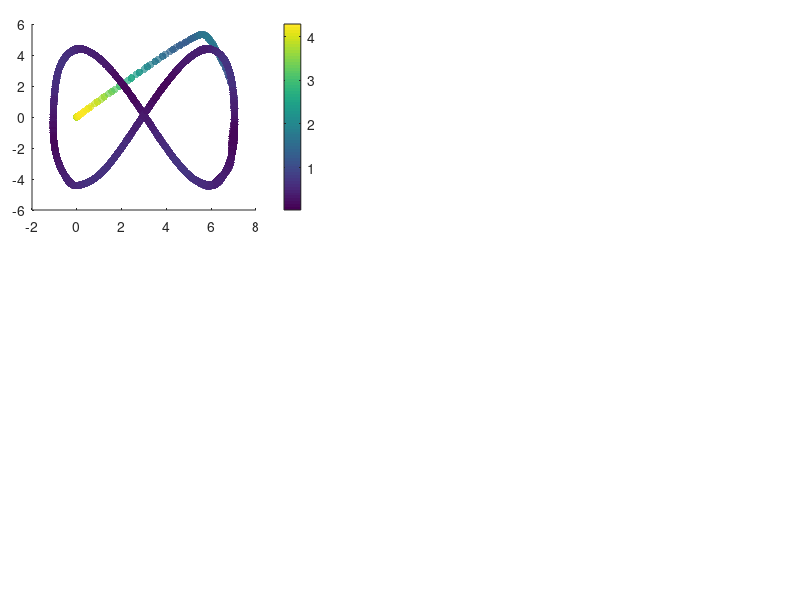

MATLAB code to generate this figure: (Note: this script raises an error after producing the figure.)
%% Code to show the results of the Inverse kinematic controller

% Clean variables
clc, clear all, close all;
 
%% CARGA MIL
load('Com_din_HiL.mat');

% DAtos de estado
h_HiL = x_states(1:4,:);
u_HiL = x_states(5:8,:);
t = t_time;

%%Tarea deseada
hd = ref(1:4,:);
hd_p = ref(5:8,:);

% Action de control dinamica
u = u_input;
uc = uc_input;


% Error definition
for k = 1:length(t)
    error_vector = hd(1:3, k)-h_HiL(1:3, k);
    error_dynamic(k) = norm(error_vector,2);
end

% Figure propert%% Figures
lw = 1; % linewidth 1
lwV = 2; % linewidth 2
fontsizeLabel = 11; %11
fontsizeLegend = 11;
fontsizeTicks = 11;
fontsizeTitel = 11;
sizeX = 1300; % size figure
sizeY = 750; % size figure

% color propreties
c1 = [80, 81, 79]/255;
c2 = [244, 213, 141]/255;
c3 = [242, 95, 92]/255;
c4 = [112, 141, 129]/255;

C18 = [0 0 0];
c5 = [130, 37, 37]/255;
c6 = [205, 167, 37]/255;
c7 = [81, 115, 180]/255;

C1 = [246 170 141]/255;
C2 = [51 187 238]/255;
C3 = [0 153 136]/255;
C4 = [238 119 51]/255;
C5 = [204 51 17]/255;
C6 = [238 51 119]/255;
C7 = [187 187 187]/255;
C8 = [80 80 80]/255;
C9 = [140 140 140]/255;
C10 = [0 128 255]/255;
C11 = [234 52 89]/255;
C12 = [39 124 252]/255;
C13 = [40 122 125]/255;
%C14 = [86 215 219]/255;
C14 = [252 94 158]/255;
C15 = [244 171 39]/255;
C16 = [100 121 162]/255;
C17 = [255 0 0]/255;
%% New color slection

figure('Position', [500 500 sizeX sizeY])
set(gcf, 'Position', [500 500 sizeX sizeY]);
fig1_comps.fig = gcf;

% Figure 1
axes('Position',[0.04 0.65 .35 .31]);
%% Colorbar
scatter(h_HiL(1, :),h_HiL(2, :),30,error_dynamic,'filled','MarkerFaceAlpha',0.7);
c = colorbar;
c.Label.Interpreter = 'latex';
c.Label.String = '$\textrm{Error}~||\tilde{\mathbf{\eta}}||$';

set(c,'TickLabelInterpreter','latex')

%% Desired Trajectory
hd_plot = line(hd(1,:),hd(2,:));
set(hd_plot, 'LineStyle', '--', 'Color', C8, 'LineWidth', 1.2*lw)

%% Real Trajectory
h_plot = line(h_HiL(1,:),h_HiL(2,:));
set(h_plot, 'LineStyle', '-', 'Color', C18, 'LineWidth', 1.2*lw)

%% Title of the image
hTitle_1 = title({'$\textrm{(a)}$'},'fontsize',14,'interpreter','latex','Color',C18);
%hXLabel_1 = xlabel('$x~[m]$','fontsize',9,'interpreter','latex', 'Color',C18);
hYLabel_1 = ylabel('$y~[m]$','fontsize',9,'interpreter','latex', 'Color',C18);

%% Legend nomeclature
hLegend_1 = legend([hd_plot, h_plot],{'$\mathbf{\eta}_d$','$\mathbf{\eta}$'},'fontsize',12,'interpreter','latex','Color',[255 255 255]/255,'Location','best','NumColumns',1,'TextColor','black');
set(gca,'ticklabelinterpreter','latex',...
        'fontsize',1.3*fontsizeTicks)
% Figure properties
ax_1 = gca;
ax_1.Box = 'on';
ax_1.BoxStyle = 'full';
ax_1.TickLength = [0.005;0.005];
ax_1.TickDirMode = 'auto';
ax_1.YMinorTick = 'on';
ax_1.XMinorTick = 'on';
% ax_2.XTickLabel = [];
ax_1.XMinorGrid = 'on';
ax_1.YMinorGrid = 'on';
%ax_2.MinorGridColor = '#8f8f8f';
ax_1.MinorGridAlpha = 0.15;
ax_1.LineWidth = 0.8;
ax_1.XLim = [min(h_HiL(1,:))-0.2 max(h_HiL(1,:))+0.2];
ax_1.YLim = [min(h_HiL(2,:))-0.2 max(h_HiL(2,:))+0.2];

% Figure 2
axes('Position',[0.04 0.28 .35 .31]);
%% Colorbar
scatter(h_HiL(1, :),h_HiL(3, :),30,error_dynamic,'filled','MarkerFaceAlpha',0.7);
c = colorbar;
c.Label.Interpreter = 'latex';
c.Label.String = '$\textrm{Error}~||\tilde{\mathbf{\eta}}||$';

set(c,'TickLabelInterpreter','latex')

%% Desired Trajectory
hd_plot_2 = line(hd(1,:),hd(3,:));
set(hd_plot_2, 'LineStyle', '--', 'Color', C8, 'LineWidth', 1.2*lw)

%% Real Trajectory
h_plot_2 = line(h_HiL(1,:),h_HiL(3,:));
set(h_plot_2, 'LineStyle', '-', 'Color', C18, 'LineWidth', 1.2*lw)

%% Title of the image
hTitle_2 = title({'$\textrm{(b)}$'},'fontsize',14,'interpreter','latex','Color',C18);
hXLabel_2 = xlabel('$x~[m]$','fontsize',9,'interpreter','latex', 'Color',C18);
hYLabel_2 = ylabel('$z~[m]$','fontsize',9,'interpreter','latex', 'Color',C18);

%% Legend nomeclature
hLegend_2 = legend([hd_plot_2, h_plot_2],{'$\mathbf{\eta}_d$','$\mathbf{\eta}$'},'fontsize',12,'interpreter','latex','Color',[255 255 255]/255,'Location','best','NumColumns',1,'TextColor','black');
set(gca,'ticklabelinterpreter','latex',...
        'fontsize',1.3*fontsizeTicks)
% Figure properties
ax_2 = gca;
ax_2.Box = 'on';
ax_2.BoxStyle = 'full';
ax_2.TickLength = [0.005;0.005];
ax_2.TickDirMode = 'auto';
ax_2.YMinorTick = 'on';
ax_2.XMinorTick = 'on';
% ax_2.XTickLabel = [];
ax_2.XMinorGrid = 'on';
ax_2.YMinorGrid = 'on';
%ax_2.MinorGridColor = '#8f8f8f';
ax_2.MinorGridAlpha = 0.15;
ax_2.LineWidth = 0.8;
ax_2.XLim = [min(h_HiL(1,:))-0.2 max(h_HiL(1,:))+0.2];
ax_2.YLim = [min(h_HiL(3,:))-0.2 max(h_HiL(3,:))+0.2];

axes('Position',[0.45 0.65 .54 .31]);
%% Data generation
error_x_plot = line(t,hd(1,:)-h_HiL(1,:));
set(error_x_plot, 'LineStyle', '-', 'Color', C5, 'LineWidth', 1.1*lw);
error_y_plot = line(t,hd(2,:)-h_HiL(2,:));
set(error_y_plot, 'LineStyle', '-', 'Color', C3, 'LineWidth', 1.1*lw);
error_z_plot = line(t,hd(3,:)-h_HiL(3,:));
set(error_z_plot, 'LineStyle', '-', 'Color', c7, 'LineWidth', 1.1*lw);

% fig1_comps.p1 = ul_plot;
%% Title of the image
hTitle_3 = title({'$\textrm{(c)}$'},'fontsize',14,'interpreter','latex','Color',C18);
%xlabel('$\textrm{Time}[s]$','fontsize',10,'interpreter','latex','Color',C18);
ylabel('$\textrm{Control Error}~[m]$','fontsize',10,'interpreter','latex', 'Color',C18);

%% Legend nomeclature
hLegend_3 = legend([error_x_plot,error_y_plot, error_z_plot],{'$\tilde{\mathbf{\eta}}_x$','$\tilde{\mathbf{\eta}}_y$','$\tilde{\mathbf{\eta}}_z$'},'fontsize',12,'interpreter','latex','Color',[255 255 255]/255,'Location','northeast','NumColumns',1,'TextColor','black');
 set(gca,'ticklabelinterpreter','latex',...
         'fontsize',1.3*fontsizeTicks)
%% Figure properties
ax_3 = gca;
ax_3.Box = 'on';
ax_3.BoxStyle = 'full';
ax_3.TickLength = [0.01;0.01];
ax_3.TickDirMode = 'auto';
ax_3.XTickLabel = [];
ax_3.YMinorTick = 'on';
ax_3.XMinorTick = 'on';
ax_3.XMinorGrid = 'on';
ax_3.YMinorGrid = 'on';
%ax_1.MinorGridColor = '#8f8f8f';
ax_3.MinorGridAlpha = 0.15;
ax_3.LineWidth = 0.8;
ax_3.XLim = [0 t(end)];
ax_3.YLim = [-3, 4]; % Establecer los límites en Y

%% Zoom Plot
axes('Position',[0.70 0.85 .2 .1]);
index_zoom_1 = (t>=20) & (t<=30);
error_x_plot_zoom = line(t(index_zoom_1),hd(1,(index_zoom_1))-h_HiL(1,(index_zoom_1)));
error_y_plot_zoom = line(t(index_zoom_1),hd(2,(index_zoom_1))-h_HiL(2,(index_zoom_1)));
error_z_plot_zoom = line(t(index_zoom_1),hd(3,(index_zoom_1))-h_HiL(3,(index_zoom_1)));

set(error_x_plot_zoom, 'LineStyle', '-', 'Color', C5, 'LineWidth', lw*0.8);
set(error_y_plot_zoom, 'LineStyle', '-', 'Color', C3, 'LineWidth', lw*0.8);
set(error_z_plot_zoom, 'LineStyle', '-', 'Color', c7, 'LineWidth', lw*0.8);

set(gca,'ticklabelinterpreter','latex',...
         'fontsize',fontsizeTicks*0.5)
ax_1_zoom = gca;
ax_1_zoom.Box = 'on';
ax_1_zoom.BoxStyle = 'full';
ax_1_zoom.TickLength = [0.01;0.01];
%ax_1_zoom.YLim = [-0.5 0.5];
%ax_1_zoom.YTickLabel = [];
%ax_1_zoom.XTickLabel = [];
ax_1_zoom.TickDirMode = 'manual';
ax_1_zoom.TickDir = 'in';
ax_1_zoom.YMinorTick = 'on';
ax_1_zoom.XMinorTick = 'on';
ax_1_zoom.LineWidth = 0.5;
ax_1_zoom.XMinorGrid = 'on';
ax_1_zoom.YMinorGrid = 'on';
axes('Position',[0.45 0.28 .54 .31]);
%% Data generation
u_l = line(t(1,1:length(u(1,:))),u(1,:));
set(u_l, 'LineStyle', '-', 'Color', C5, 'LineWidth', 1.3*lw);
u_m = line(t(1,1:length(u(2,:))),u(2,:));
set(u_m, 'LineStyle', '-', 'Color', C3, 'LineWidth', 1.3*lw);
u_n = line(t(1,1:length(u(3,:))),u(3,:));
set(u_n, 'LineStyle', '-', 'Color', c7, 'LineWidth', 1.3*lw);

uc_l = line(t(1,1:length(uc(1,:))),uc(1,:));
set(uc_l, 'LineStyle', '--', 'Color', [C5, 0.5], 'LineWidth', 1.3*lw);
uc_m = line(t(1,1:length(uc(2,:))),uc(2,:));
set(uc_m, 'LineStyle', '--', 'Color', [C3, 0.5], 'LineWidth', 1.3*lw);
uc_n = line(t(1,1:length(uc(3,:))),uc(3,:));
set(uc_n, 'LineStyle', '--', 'Color', [c7, 0.5], 'LineWidth', 1.3*lw);

uc_l_real = line(t(1,1:length(u_HiL(1,:))),u_HiL(1,:));
set(uc_l_real, 'LineStyle', '-.', 'Color', [C5, 0.4], 'LineWidth', 1.3*lw);
uc_m_real = line(t(1,1:length(u_HiL(2,:))),u_HiL(2,:));
set(uc_m_real, 'LineStyle', '-.', 'Color', [C3, 0.4], 'LineWidth', 1.3*lw);
uc_n_real = line(t(1,1:length(u_HiL(3,:))),u_HiL(3,:));
set(uc_n_real, 'LineStyle', '-.', 'Color', [c7, 0.4], 'LineWidth', 1.3*lw);




% fig1_comps.p1 = ul_plot;
%% Title of the image
hTitle_4 = title({'$\textrm{(d)}$'},'fontsize',14,'interpreter','latex','Color',C18);
xlabel('$\textrm{Time}[s]$','fontsize',10,'interpreter','latex','Color',C18);
ylabel('$\textrm{Inputs}~[m/s]$','fontsize',10,'interpreter','latex', 'Color',C18);

%% Legend nomeclature
hLegend_4 = legend([u_l,u_m, u_n, uc_l,uc_m, uc_n, uc_l_real,uc_m_real, uc_n_real ],{'${\mu}_{l}$','${\mu}_{m}$','${\mu}_{n}$','${\nu}_{l_c}$','${\nu}_{m_c}$','${\nu}_{n_c}$','${\nu}_{l}$','${\nu}_{m}$','${\nu}_{n}$'},'fontsize',12,'interpreter','latex','Color',[255 255 255]/255,'Location','northeast','NumColumns',1,'TextColor','black');
 set(gca,'ticklabelinterpreter','latex',...
         'fontsize',1.3*fontsizeTicks)
%% Figure properties
ax_4 = gca;
ax_4.Box = 'on';
ax_4.BoxStyle = 'full';
ax_4.TickLength = [0.01;0.01];
ax_4.TickDirMode = 'auto';
ax_4.YMinorTick = 'on';
ax_4.XMinorTick = 'on';
ax_4.XMinorGrid = 'on';
ax_4.YMinorGrid = 'on';
%ax_1.MinorGridColor = '#8f8f8f';
ax_4.MinorGridAlpha = 0.15;
ax_4.LineWidth = 0.8;
ax_4.XLim = [0 t(end)];
ax_4.YLim = [-5.7, 5.0]; % Establecer los límites en Y
% 
set(gcf, 'Color', 'w'); % Sets axes background

%%
export_fig b_Results_Dinamic_Control_HiL.pdf -q101

